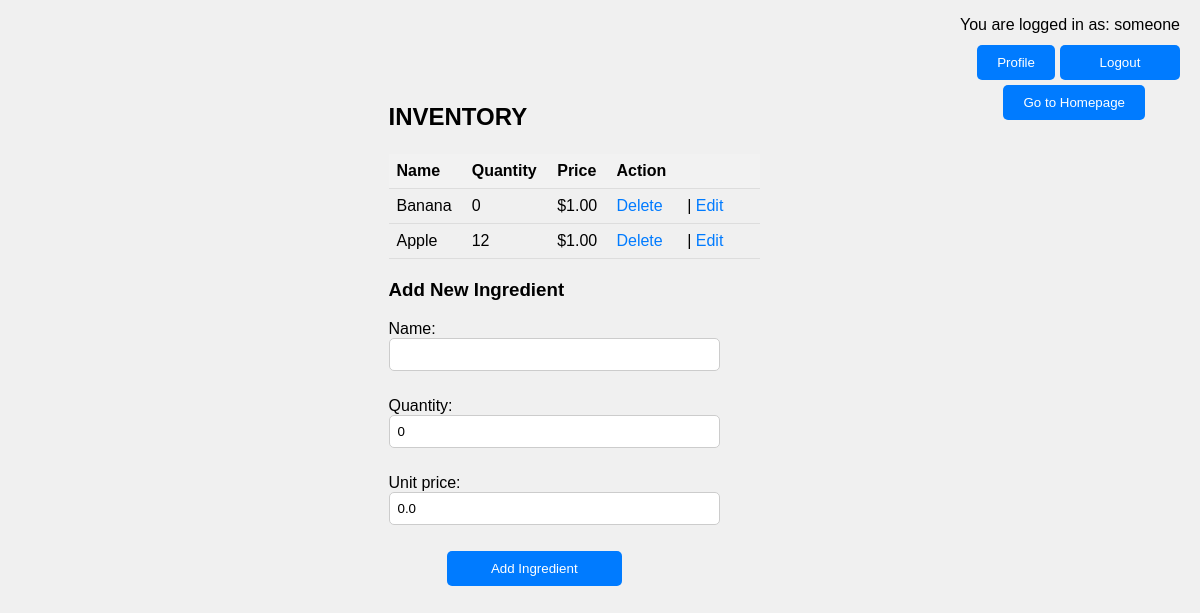
/inventory/ (signed in), run on the app's committed database.
### main/models.py (models this page shows, shortened)
class User(AbstractUser):
    pass

class Ingredient(models.Model):
    name = models.CharField(max_length=100)
    price = models.DecimalField(max_digits=10, decimal_places=2, default=0.00)  # Добавляем поле price
    available_quantity = models.IntegerField(default=0)
    quantity = models.IntegerField(default=0)
    unit_price = models.DecimalField(max_digits=10, decimal_places=2, default=0.00)

### main/views.py (the view)
# urls.py: path('inventory/', views.inventory, name='inventory'),
def inventory(request):
    if request.method == 'POST':
        form = IngredientForm(request.POST)
        if form.is_valid():
            name = form.cleaned_data['name']
            quantity = form.cleaned_data['quantity']
            unit_price = form.cleaned_data['unit_price']
            ingredient, created = Ingredient.objects.get_or_create(name=name, defaults={'quantity': quantity,
                                                                                        'unit_price': unit_price})
            if not created:
                ingredient.quantity += quantity
                ingredient.unit_price = unit_price
                ingredient.save()
            return redirect('inventory')
    else:
        form = IngredientForm()
    ingredients = Ingredient.objects.all()
    context = {
        'ingredients': ingredients,
        'form': form,
    }
    return render(request, 'main/inventory.html', context)

### main/forms.py
class IngredientForm(forms.ModelForm):
    class Meta:
        model = Ingredient
        fields = ['name', 'quantity', 'unit_price']

### main/templates/main/inventory.html (shortened to what this page needs)
{% extends 'main/base.html' %}
{% block content %}
{% if request.user.is_authenticated %}
    <p class="logged-in-user">You are logged in as: {{ request.user.username }}</p>
    <button class="go_to_homepage" onclick="location.href='{% url 'index' %}'">Go to Homepage</button>
    <button class="profile_button" onclick="location.href='{% url 'profile' %}'">Profile</button><br>
    <h2 class="inventory-title">INVENTORY</h2>
    <form action="{% url 'logout' %}" method="post">
        <button type="submit" class="logout-button">Logout</button>
    </form><br>
    <table>
        <thead>
            <tr>
                <th>Name</th>
                <th>Quantity</th>
                <th>Price</th>
                <th>Action</th>
            </tr>
        </thead>
        <tbody>
            {% for ingredient in ingredients %}
                <tr>
                    <td>{{ ingredient.name }}</td>
                    <td>{{ ingredient.quantity }}</td>
                    <td>${{ ingredient.unit_price }}</td>
                    <td>
                        <a href="{% url 'confirm_delete_ingredient_item' ingredient.id %}">Delete</a> |
                        <a href="{% url 'edit_ingredient' ingredient.id %}">Edit</a>
                    </td>
                </tr>
            {% endfor %}
        </tbody>
    </table>
    <h3>Add New Ingredient</h3>
    <form method="post">
        {{ form.as_p }}
        <button type="submit">Add Ingredient</button>
    </form>
{% else %}
    <p>You are not logged in.</p>
    <a href="{% url 'login' %}">Login</a> | <a href="{% url 'signup' %}">Sign Up</a>
{% endif %}
{% endblock %}

### main/static/main/css/styles.css (style rules this page uses)
* { font-family: Arial, sans-serif; margin-right: 20px; padding: 0; }
body { display: flex; justify-content: center; align-items: center; min-height: 80vh; background-color: #f0f0f0; }
button[type="submit"], .delete_button { width: 50%; padding: 10px; background-color: #007bff; border: none; color: #fff; border-radius: 5px; cursor: pointer; margin-bottom: 15px; margin-left: 58px; display: block; }
.logged-in-user { position: absolute; top: 0; right: 0; }
.go_to_homepage { display: inline-block; padding: 10px 20px; background-color: #007bff; color: #fff; text-decoration: none; border: none; border-radius: 5px; cursor: pointer; position: absolute; top: 85px; right: 35px; width: auto; }
.profile_button { display: inline-block; padding: 10px 20px; background-color: #007bff; color: #fff; text-decoration: none; border: none; border-radius: 5px; cursor: pointer; position: absolute; top: 45px; right: 125px; width: auto; }
.logout-button { position: absolute; display: inline-block; padding: 10px 20px; background-color: #007bff; color: #fff; text-decoration: none; border: none; border-radius: 5px; cursor: pointer; top: 45px; right: 0px; width: 120px !important; }
h2 { margin-top: 20px; }
table { width: 100%; border-collapse: collapse; margin-top: 20px; }
th, td { padding: 8px; border-bottom: 1px solid #ddd; text-align: left; }
th { background-color: #f2f2f2; }
a { color: #007bff; text-decoration: none; }
h3 { margin-top: 20px; }
form { margin-top: 10px; }
input[type="text"], input[type="number"] { padding: 8px; width: 100%; border: 1px solid #ccc; border-radius: 5px; box-sizing: border-box; margin-bottom: 10px; }
.inventory-title { margin-top: 30px; margin-bottom: -25px; }

### data on the page
User: user.username "someone"
Ingredient: name "Banana", quantity "0", unit_price "1.00"
Ingredient: name "Apple", quantity "12", unit_price "1.00"
